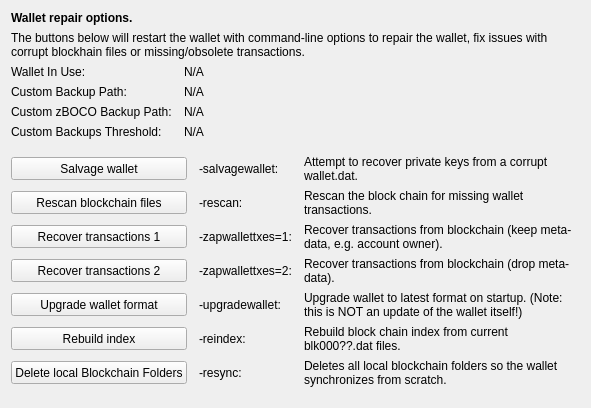
     <widget class="QWidget" name="tab_repair">
      <attribute name="title">
       <string>&amp;Wallet Repair</string>
      </attribute>
      <layout class="QGridLayout" name="gridLayout_4" columnstretch="0,0,0,0">
       <property name="horizontalSpacing">
        <number>12</number>
       </property>
       <item row="0" column="0" colspan="4">
        <widget class="QLabel" name="label_repair_header">
         <property name="font">
          <font>
           <weight>75</weight>
           <bold>true</bold>
          </font>
         </property>
         <property name="text">
          <string>Wallet repair options.</string>
         </property>
        </widget>
       </item>
       <item row="1" column="0" colspan="4">
        <widget class="QLabel" name="label_repair_helptext">
         <property name="font">
          <font>
           <weight>50</weight>
           <bold>false</bold>
          </font>
         </property>
         <property name="text">
          <string>The buttons below will restart the wallet with command-line options to repair the wallet, fix issues with corrupt blockhain files or missing/obsolete transactions.</string>
         </property>
         <property name="wordWrap">
          <bool>true</bool>
         </property>
        </widget>
       </item>
       <item row="2" column="0">
        <widget class="QLabel" name="wallet_path_label">
         <property name="text">
          <string>Wallet In Use:</string>
         </property>
        </widget>
       </item>
       <item row="2" column="1" colspan="3">
        <widget class="QLabel" name="wallet_path">
         <property name="cursor">
          <cursorShape>IBeamCursor</cursorShape>
         </property>
         <property name="text">
          <string>N/A</string>
         </property>
         <property name="textFormat">
          <enum>Qt::PlainText</enum>
         </property>
         <property name="textInteractionFlags">
          <set>Qt::LinksAccessibleByMouse|Qt::TextSelectableByKeyboard|Qt::TextSelectableByMouse</set>
         </property>
        </widget>
       </item>
       <item row="3" column="0">
        <widget class="QLabel" name="wallet_custombackuppath_label">
         <property name="visible">
          <bool>false</bool>
         </property>
         <property name="text">
          <string>Custom Backup Path:</string>
         </property>
        </widget>
       </item>
       <item row="3" column="1" colspan="3">
        <widget class="QLabel" name="wallet_custombackuppath">
         <property name="cursor">
          <cursorShape>IBeamCursor</cursorShape>
         </property>
         <property name="visible">
          <bool>false</bool>
         </property>
         <property name="text">
          <string>N/A</string>
         </property>
         <property name="textFormat">
          <enum>Qt::PlainText</enum>
         </property>
         <property name="textInteractionFlags">
          <set>Qt::LinksAccessibleByMouse|Qt::TextSelectableByKeyboard|Qt::TextSelectableByMouse</set>
         </property>
        </widget>
       </item>
       <item row="4" column="0">
        <widget class="QLabel" name="wallet_customzpivbackuppath_label">
         <property name="visible">
          <bool>false</bool>
         </property>
         <property name="text">
          <string>Custom zBOCO Backup Path:</string>
         </property>
        </widget>
       </item>
       <item row="4" column="1" colspan="3">
        <widget class="QLabel" name="wallet_customzpivbackuppath">
         <property name="cursor">
          <cursorShape>IBeamCursor</cursorShape>
         </property>
         <property name="visible">
          <bool>false</bool>
         </property>
         <property name="text">
          <string>N/A</string>
         </property>
         <property name="textFormat">
          <enum>Qt::PlainText</enum>
         </property>
         <property name="textInteractionFlags">
          <set>Qt::LinksAccessibleByMouse|Qt::TextSelectableByKeyboard|Qt::TextSelectableByMouse</set>
         </property>
        </widget>
       </item>
       <item row="5" column="0">
        <widget class="QLabel" name="wallet_custombackupthreshold_label">
         <property name="visible">
          <bool>false</bool>
         </property>
         <property name="text">
          <string>Custom Backups Threshold:</string>
         </property>
        </widget>
       </item>
       <item row="5" column="1" colspan="3">
        <widget class="QLabel" name="wallet_custombackupthreshold">
         <property name="cursor">
          <cursorShape>IBeamCursor</cursorShape>
         </property>
         <property name="visible">
          <bool>false</bool>
         </property>
         <property name="text">
          <string>N/A</string>
         </property>
         <property name="textFormat">
          <enum>Qt::PlainText</enum>
         </property>
         <property name="textInteractionFlags">
          <set>Qt::LinksAccessibleByMouse|Qt::TextSelectableByKeyboard|Qt::TextSelectableByMouse</set>
         </property>
        </widget>
       </item>
       <item row="6" column="0">
        <spacer name="verticalSpacer_repair1">
         <property name="orientation">
          <enum>Qt::Vertical</enum>
         </property>
         <property name="sizeHint" stdset="0">
          <size>
           <width>10</width>
           <height>10</height>
          </size>
         </property>
        </spacer>
       </item>
       <item row="7" column="0" colspan="2">
        <widget class="QPushButton" name="btn_salvagewallet">
         <property name="minimumSize">
          <size>
           <width>100</width>
           <height>23</height>
          </size>
         </property>
         <property name="text">
          <string>Salvage wallet</string>
         </property>
        </widget>
       </item>
       <item row="7" column="2">
        <widget class="QLabel" name="label_repair_salvage_command">
         <property name="text">
          <string notr="true">-salvagewallet:</string>
         </property>
        </widget>
       </item>
       <item row="7" column="3">
        <widget class="QLabel" name="label_repair_salvage">
         <property name="text">
          <string>Attempt to recover private keys from a corrupt wallet.dat.</string>
         </property>
         <property name="wordWrap">
          <bool>true</bool>
         </property>
        </widget>
       </item>
       <item row="8" column="0" colspan="2">
        <widget class="QPushButton" name="btn_rescan">
         <property name="minimumSize">
          <size>
           <width>100</width>
           <height>23</height>
          </size>
         </property>
         <property name="text">
          <string>Rescan blockchain files</string>
         </property>
        </widget>
       </item>
       <item row="8" column="2">
        <widget class="QLabel" name="label_repair_rescan_command">
         <property name="text">
          <string notr="true">-rescan:</string>
         </property>
        </widget>
       </item>
       <item row="8" column="3">
        <widget class="QLabel" name="label_repair_rescan">
         <property name="text">
          <string>Rescan the block chain for missing wallet transactions.</string>
         </property>
         <property name="wordWrap">
          <bool>true</bool>
         </property>
        </widget>
       </item>
       <item row="9" column="0" colspan="2">
        <widget class="QPushButton" name="btn_zapwallettxes1">
         <property name="minimumSize">
          <size>
           <width>100</width>
           <height>23</height>
          </size>
         </property>
         <property name="text">
          <string>Recover transactions 1</string>
         </property>
        </widget>
       </item>
       <item row="9" column="2">
        <widget class="QLabel" name="label_repair_zap1_command">
         <property name="text">
          <string notr="true">-zapwallettxes=1:</string>
         </property>
        </widget>
       </item>
       <item row="9" column="3">
        <widget class="QLabel" name="label_repair_zap1">
         <property name="text">
          <string>Recover transactions from blockchain (keep meta-data, e.g. account owner).</string>
         </property>
         <property name="wordWrap">
          <bool>true</bool>
         </property>
        </widget>
       </item>
       <item row="10" column="0" colspan="2">
        <widget class="QPushButton" name="btn_zapwallettxes2">
         <property name="minimumSize">
          <size>
           <width>100</width>
           <height>23</height>
          </size>
         </property>
         <property name="text">
          <string>Recover transactions 2</string>
         </property>
        </widget>
       </item>
       <item row="10" column="2">
        <widget class="QLabel" name="label_repair_zap2_command">
         <property name="text">
          <string notr="true">-zapwallettxes=2:</string>
         </property>
        </widget>
       </item>
       <item row="10" column="3">
        <widget class="QLabel" name="label_repair_zap2">
         <property name="text">
          <string>Recover transactions from blockchain (drop meta-data).</string>
         </property>
         <property name="wordWrap">
          <bool>true</bool>
         </property>
        </widget>
       </item>
       <item row="11" column="0" colspan="2">
        <widget class="QPushButton" name="btn_upgradewallet">
         <property name="minimumSize">
          <size>
           <width>100</width>
           <height>23</height>
          </size>
         </property>
         <property name="text">
          <string>Upgrade wallet format</string>
         </property>
        </widget>
       </item>
       <item row="11" column="2">
        <widget class="QLabel" name="label_repair_upgrade_command">
         <property name="text">
          <string notr="true">-upgradewallet:</string>
         </property>
        </widget>
       </item>
       <item row="11" column="3">
        <widget class="QLabel" name="label_repair_upgrade">
         <property name="text">
          <string>Upgrade wallet to latest format on startup. (Note: this is NOT an update of the wallet itself!)</string>
         </property>
         <property name="wordWrap">
          <bool>true</bool>
         </property>
        </widget>
       </item>
       <item row="12" column="0" colspan="2">
        <widget class="QPushButton" name="btn_reindex">
         <property name="minimumSize">
          <size>
           <width>100</width>
           <height>23</height>
          </size>
         </property>
         <property name="text">
          <string>Rebuild index</string>
         </property>
        </widget>
       </item>
       <item row="12" column="2">
        <widget class="QLabel" name="label_repair_reindex_command">
         <property name="text">
          <string notr="true">-reindex:</string>
         </property>
        </widget>
       </item>
       <item row="12" column="3">
        <widget class="QLabel" name="label_repair_reindex">
         <property name="text">
          <string>Rebuild block chain index from current blk000??.dat files.</string>
         </property>
         <property name="wordWrap">
          <bool>true</bool>
         </property>
        </widget>
       </item>
       <item row="13" column="0" colspan="2">
        <widget class="QPushButton" name="btn_resync">
         <property name="minimumSize">
          <size>
           <width>100</width>
           <height>23</height>
          </size>
         </property>
         <property name="text">
          <string>Delete local Blockchain Folders</string>
         </property>
        </widget>
       </item>
       <item row="13" column="2">
        <widget class="QLabel" name="label_repair_resync_command">
         <property name="text">
          <string>-resync:</string>
         </property>
        </widget>
       </item>
       <item row="13" column="3">
        <widget class="QLabel" name="label_repair_resync">
         <property name="text">
          <string>Deletes all local blockchain folders so the wallet synchronizes from scratch.</string>
         </property>
         <property name="wordWrap">
          <bool>true</bool>
         </property>
        </widget>
       </item>
       <item row="14" column="0">
        <spacer name="verticalSpacer_repair2">
         <property name="orientation">
          <enum>Qt::Vertical</enum>
         </property>
         <property name="sizeHint" stdset="0">
          <size>
           <width>20</width>
           <height>10</height>
          </size>
         </property>
        </spacer>
       </item>
      </layout>
     </widget>
